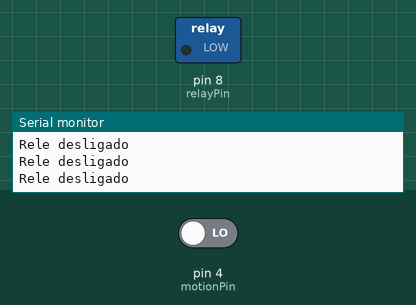
The sketch below on a simulated Arduino Uno, built with avr-gcc and run on an emulated ATmega328P. Parts: switched loads named in the sketch (green lamp = pin HIGH), the last lines printed to the serial monitor. Inputs (shaded band) come from the test bench; at power-on: pin 4 (motionPin) LOW.

Above: at 6.2 s.
6.3 s: pin 4 (motionPin) driven HIGH
At 7.5 s:
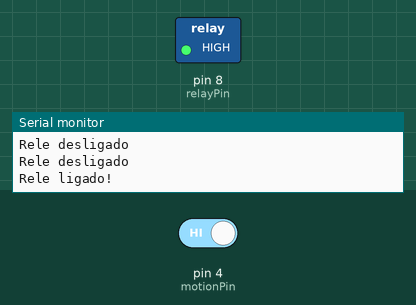
Timing chart, 0 to 9.3 s (numbered marks = the images above; inputs shaded):
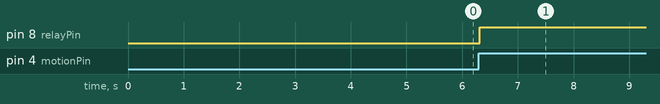

Measured:
- after the input at 6.3 s, pin 8 (relayPin): LOW → HIGH at once

The sketch:

aguaDoGato.ino
```cpp
int motionPin = 4; // Pin do sensor de movimento
int relayPin = 8; // Pin do relé

void setup() {
    Serial.begin(9600);
    pinMode(relayPin, OUTPUT); // Seta o pin do relay como OUTPUT
    digitalWrite(relayPin, LOW); // Pra comecar com o relé desligado
    Serial.println("Vai começar!");
    delay(5000);
}

void loop() {
  while (digitalRead(motionPin) == HIGH) {
    digitalWrite(relayPin, HIGH); //Ligar o rele
    Serial.println("Rele ligado!");
    delay(60000);
  }
  digitalWrite(relayPin, LOW); //desligar o rele
  Serial.println("Rele desligado");
}
```
